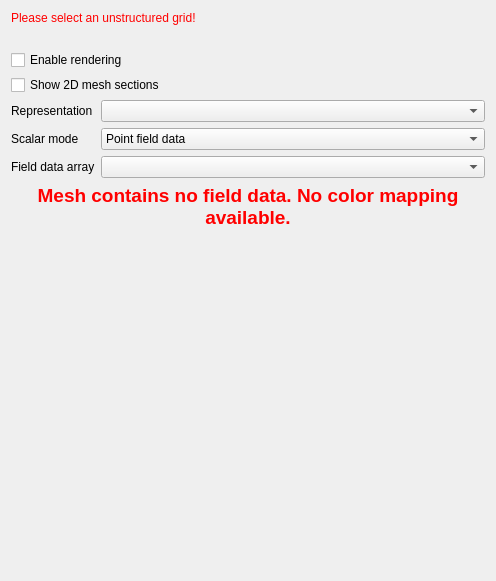
<?xml version="1.0" encoding="UTF-8"?>
<ui version="4.0">
 <class>QmitkUGVisualizationViewControls</class>
 <widget class="QWidget" name="QmitkUGVisualizationViewControls">
  <property name="geometry">
   <rect>
    <x>0</x>
    <y>0</y>
    <width>496</width>
    <height>581</height>
   </rect>
  </property>
  <property name="minimumSize">
   <size>
    <width>0</width>
    <height>0</height>
   </size>
  </property>
  <property name="windowTitle">
   <string>QmitkTemplate</string>
  </property>
  <layout class="QVBoxLayout" name="verticalLayout">
   <property name="spacing">
    <number>5</number>
   </property>
   <item>
    <widget class="QWidget" name="widget" native="true">
     <property name="sizePolicy">
      <sizepolicy hsizetype="Preferred" vsizetype="Preferred">
       <horstretch>0</horstretch>
       <verstretch>0</verstretch>
      </sizepolicy>
     </property>
     <layout class="QHBoxLayout" name="horizontalLayout">
      <property name="margin">
       <number>0</number>
      </property>
      <item>
       <widget class="QWidget" name="widget_3" native="true">
        <property name="sizePolicy">
         <sizepolicy hsizetype="Preferred" vsizetype="Preferred">
          <horstretch>1</horstretch>
          <verstretch>0</verstretch>
         </sizepolicy>
        </property>
        <layout class="QVBoxLayout" name="verticalLayout_3">
         <property name="margin">
          <number>0</number>
         </property>
         <item>
          <widget class="QLabel" name="m_ErrorLabel">
           <property name="sizePolicy">
            <sizepolicy hsizetype="Preferred" vsizetype="Preferred">
             <horstretch>0</horstretch>
             <verstretch>0</verstretch>
            </sizepolicy>
           </property>
           <property name="styleSheet">
            <string notr="true">QLabel { color: rgb(255, 0, 0) }</string>
           </property>
           <property name="text">
            <string>Please select an unstructured grid!</string>
           </property>
          </widget>
         </item>
         <item>
          <widget class="QLabel" name="m_SelectedLabel">
           <property name="text">
            <string/>
           </property>
          </widget>
         </item>
        </layout>
       </widget>
      </item>
     </layout>
    </widget>
   </item>
   <item>
    <widget class="QCheckBox" name="renderingCheckbox">
     <property name="text">
      <string>Enable rendering</string>
     </property>
    </widget>
   </item>
   <item>
    <widget class="QCheckBox" name="sectionsCheckbox">
     <property name="toolTip">
      <string>Show intersections between this mesh and the medical-image slice planes. This is disabled by default to keep image slices unobstructed.</string>
     </property>
     <property name="text">
      <string>Show 2D mesh sections</string>
     </property>
    </widget>
   </item>
   <item>
    <widget class="QWidget" name="m_ContainerWidget" native="true">
     <property name="sizePolicy">
      <sizepolicy hsizetype="Preferred" vsizetype="Preferred">
       <horstretch>0</horstretch>
       <verstretch>1</verstretch>
      </sizepolicy>
     </property>
     <layout class="QVBoxLayout" name="verticalLayout_2">
      <property name="margin">
       <number>0</number>
      </property>
      <item>
       <widget class="QWidget" name="widget_2" native="true">
        <layout class="QGridLayout" name="gridLayout">
         <property name="margin">
          <number>0</number>
         </property>
         <item row="2" column="0">
          <widget class="QLabel" name="label_2">
           <property name="text">
            <string>Scalar mode</string>
           </property>
          </widget>
         </item>
         <item row="2" column="1">
          <widget class="QComboBox" name="scalarModeComboBox">
           <item>
            <property name="text">
             <string>Point field data</string>
            </property>
           </item>
           <item>
            <property name="text">
             <string>Cell field data</string>
            </property>
           </item>
          </widget>
         </item>
         <item row="1" column="1">
          <widget class="QmitkUGCombinedRepresentationPropertyWidget" name="m_RepresentationComboBox">
           <property name="sizePolicy">
            <sizepolicy hsizetype="Preferred" vsizetype="Fixed">
             <horstretch>1</horstretch>
             <verstretch>0</verstretch>
            </sizepolicy>
           </property>
          </widget>
         </item>
         <item row="1" column="0">
          <widget class="QLabel" name="label">
           <property name="text">
            <string>Representation</string>
           </property>
          </widget>
         </item>
         <item row="3" column="0">
          <widget class="QLabel" name="label_3">
           <property name="text">
            <string>Field data array</string>
           </property>
          </widget>
         </item>
         <item row="3" column="1">
          <widget class="QComboBox" name="fieldDataComboBox"/>
         </item>
        </layout>
       </widget>
      </item>
      <item>
       <widget class="QLabel" name="warningLabel">
        <property name="text">
         <string>&lt;html&gt;&lt;head/&gt;&lt;body&gt;&lt;p align=&quot;center&quot;&gt;&lt;span style=&quot; font-size:14pt; font-weight:600; color:#ff0000;&quot;&gt;Mesh contains no field data. No color mapping available.&lt;/span&gt;&lt;/p&gt;&lt;/body&gt;&lt;/html&gt;</string>
        </property>
        <property name="wordWrap">
         <bool>true</bool>
        </property>
       </widget>
      </item>
      <item>
       <widget class="QmitkTransferFunctionWidget" name="m_TransferFunctionWidget" native="true">
        <property name="sizePolicy">
         <sizepolicy hsizetype="Preferred" vsizetype="Preferred">
          <horstretch>0</horstretch>
          <verstretch>1</verstretch>
         </sizepolicy>
        </property>
       </widget>
      </item>
      <item>
       <spacer name="verticalSpacer">
        <property name="orientation">
         <enum>Qt::Vertical</enum>
        </property>
        <property name="sizeHint" stdset="0">
         <size>
          <width>20</width>
          <height>40</height>
         </size>
        </property>
       </spacer>
      </item>
     </layout>
    </widget>
   </item>
  </layout>
 </widget>
 <layoutdefault spacing="6" margin="11"/>
 <customwidgets>
  <customwidget>
   <class>QmitkTransferFunctionWidget</class>
   <extends>QWidget</extends>
   <header location="global">QmitkTransferFunctionWidget.h</header>
  </customwidget>
  <customwidget>
   <class>QmitkUGCombinedRepresentationPropertyWidget</class>
   <extends>QComboBox</extends>
   <header location="global">QmitkUGCombinedRepresentationPropertyWidget.h</header>
  </customwidget>
 </customwidgets>
 <resources/>
 <connections/>
</ui>
